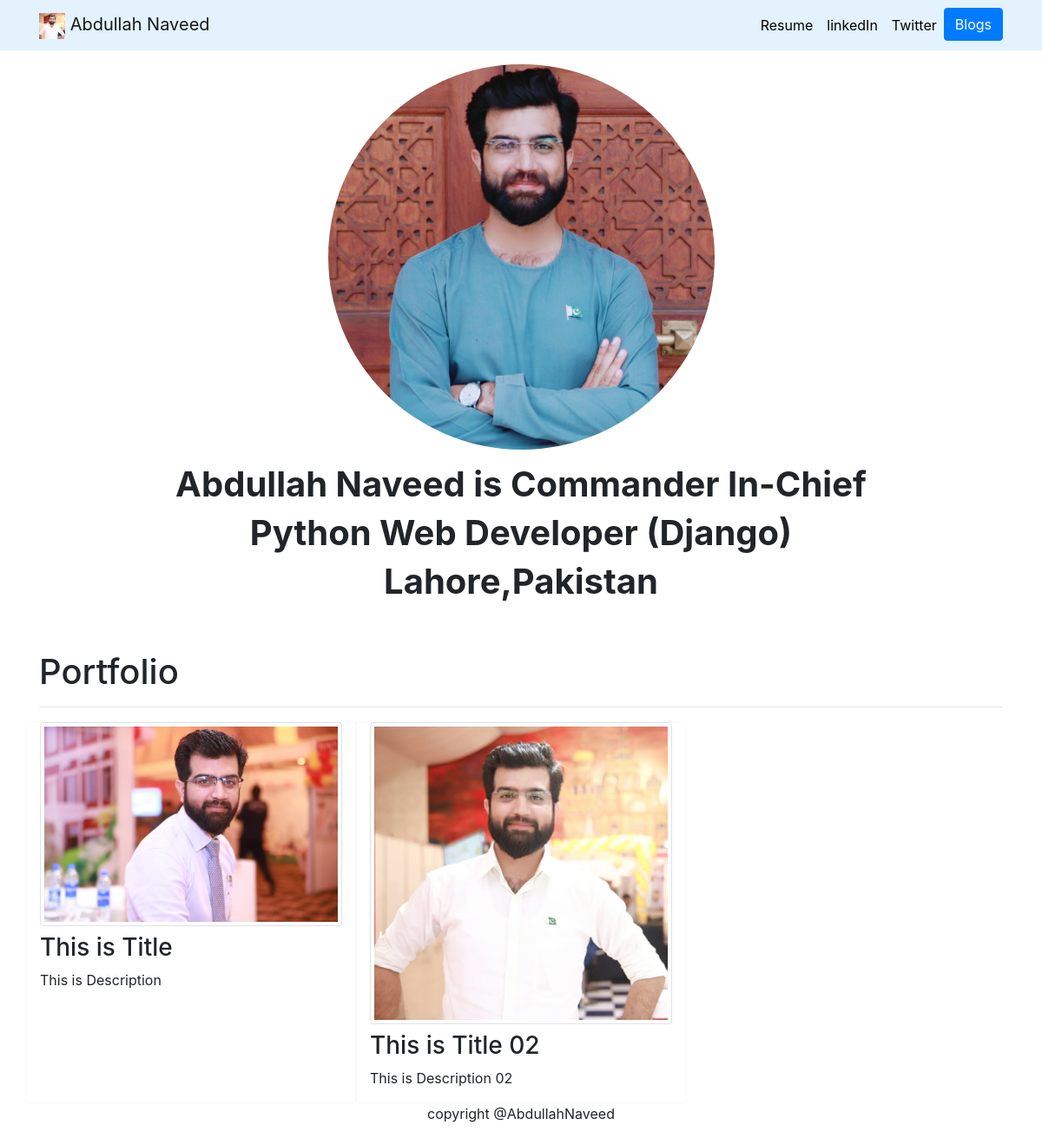
/, run on an earlier commit of the app's database.
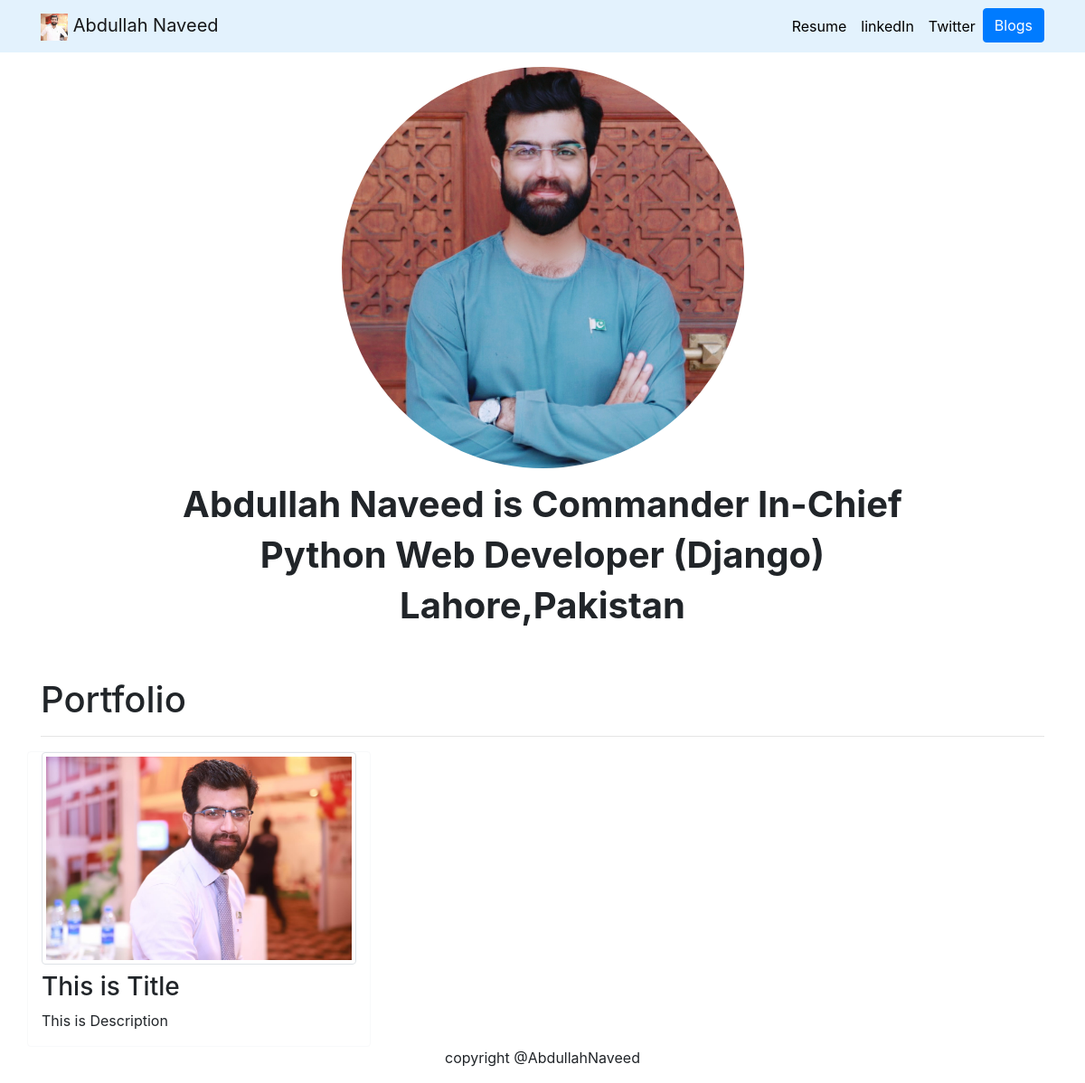
And on a later commit of the database.
### portfolio/models.py (models this page shows, shortened)
class Project(models.Model):
    title = models.CharField(max_length=100)
    discription = models.CharField(max_length=250)
    image = models.ImageField(upload_to='portfolio/images/')
    url = models.URLField(blank=True)

### portfolio/views.py (the view)
# urls.py: 2. Add a URL to urlpatterns:  path('', views.home, name='home')
def home(request):
    projects = Project.objects.all()
    return render(request, 'portfolio/home.html', {'projects':projects})

### portfolio/templates/portfolio/home.html
{% extends 'portfolio/base.html' %}
{% load static %}
{% block data %}
    <div class="row justify-content-center my-3">
        <div class="container col-5">
            <img class="img-fluid rounded-circle"src="{% static 'portfolio/AbdullahFiraas.jpg' %}">
        </div>
    </div>
    <div class="row justify-content-center mb-3">
        <div class="col-md-9 text-center">
            <h1 id="hometext" class="font-weight-bold">Abdullah Naveed is Commander In-Chief</h1>
            <h1 id="hometext" class="font-weight-bold">Python Web Developer (Django)</h1>
            <h1 id="hometext" class="font-weight-bold">Lahore,Pakistan</h1>
        </div>
    </div>
    <h1 class="mt-5">Portfolio</h1>
    <hr>
    <div class="row">
        {% for project in projects %}
            <div class="col-lg-4 col-md-6 border border-light rounded">
                {% if project.url %}
                       <a href="{{ project.url }}" target="_blank">
                           <img class="img-thumbnail  mb-2 rounded" src="{{ project.image.url }}">
                       </a>
                   {% else %}
                       <img class="img-thumbnail mb-2 rounded" src="{{ project.image.url }}">
                   {% endif %}
                   <h3>{{ project.title }}</h3>
                   <p>{{ project.discription }}</p>
           </div>
        {% endfor %}
    </div>
{% endblock %}

### portfolio/templates/portfolio/base.html (shortened to what this page needs)
{% load static %}
<!doctype html>
<html lang="en">
<head>
    <link rel="stylesheet" href="https://stackpath.bootstrapcdn.com/bootstrap/4.4.1/css/bootstrap.min.css">
    <link rel="stylesheet" href="{% static 'portfolio/custom.css'%}">
</head>
<body>
  <nav id="topNav" class="navbar sticky-top navbar-expand-md navbar-light" style="background-color: #e3f2fd;">
    <div class="container">
      <a class="navbar-brand" href="{% url 'home' %}">
        <img src="{% static 'portfolio/AbdullahNaveed.jpeg' %}" width="30" height="30" class="d-inline-block aline-top" alt="Abdullah's Logo">
        <span>Abdullah Naveed</span>
      </a>
      <div class="collapse navbar-collapse text-center" id="navbarNav">
        <ul class="navbar-nav ml-auto">
          <li class="nav-item">
            <a class="nav-link" href="{% static 'portfolio/CV.pdf'%}">Resume</a>
          </li>
          <li class="nav-item">
            <a class="nav-link" href="https://www.linkedin.com" target="_blank">linkedIn</a>
          </li>
          <li class="nav-item">
            <a class="nav-link" href="https://twitter.com" target="_blank">Twitter</a>
          </li>
          <li class="nav-item">
            <a roll="button=" href="{% url 'blog:all_blog' %}" class="btn btn-primary">Blogs</a>
          </li>
        </ul>
      </div>
    </div>
  </nav>
  <div class="container">
    {% block data %} {% endblock %}
  </div>
<div class="row justify-content-center">
  <p class="text-center col-mt-3">copyright @AbdullahNaveed</p>
</div>
</body>
</html>

### portfolio/static/portfolio/custom.css (style rules this page uses)
.navbar-nav .nav-link { color:rgba(0,0,0,1) !important; }
body { font-family: 'lato' sans-serif; }

What changed in the data, as far as the page shows it:
removed Project: image (picture), title "This is Title 02", discription "This is Description 02"
